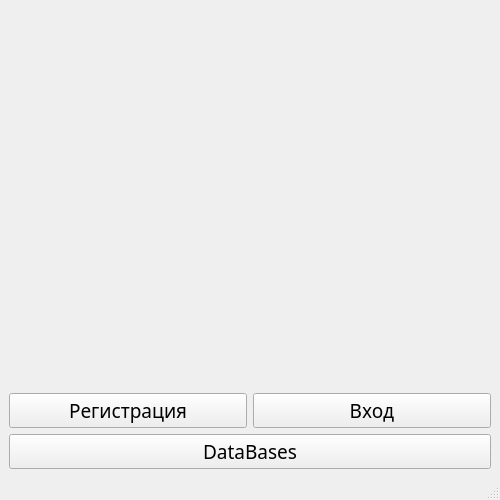
<?xml version="1.0" encoding="UTF-8"?>
<ui version="4.0">
 <class>Auth</class>
 <widget class="QMainWindow" name="Auth">
  <property name="geometry">
   <rect>
    <x>0</x>
    <y>0</y>
    <width>500</width>
    <height>500</height>
   </rect>
  </property>
  <property name="minimumSize">
   <size>
    <width>500</width>
    <height>500</height>
   </size>
  </property>
  <property name="maximumSize">
   <size>
    <width>600</width>
    <height>600</height>
   </size>
  </property>
  <property name="windowTitle">
   <string>Airport</string>
  </property>
  <property name="windowIcon">
   <iconset>
    <normaloff>:/resources/airport_700.jpg</normaloff>:/resources/airport_700.jpg</iconset>
  </property>
  <property name="styleSheet">
   <string notr="true"/>
  </property>
  <widget class="QWidget" name="centralwidget">
   <layout class="QGridLayout" name="gridLayout_2">
    <item row="0" column="0">
     <layout class="QGridLayout" name="gridLayout">
      <item row="1" column="1">
       <widget class="QPushButton" name="pushButton_login">
        <property name="font">
         <font>
          <family>Yandex-UI-Icons-Private</family>
          <pointsize>14</pointsize>
         </font>
        </property>
        <property name="text">
         <string>Вход</string>
        </property>
       </widget>
      </item>
      <item row="1" column="0">
       <widget class="QPushButton" name="pushButton_regist">
        <property name="font">
         <font>
          <family>Yandex-UI-Icons-Private</family>
          <pointsize>14</pointsize>
         </font>
        </property>
        <property name="text">
         <string>Регистрация</string>
        </property>
       </widget>
      </item>
      <item row="2" column="0" colspan="2">
       <widget class="QPushButton" name="pushButton_test">
        <property name="font">
         <font>
          <family>Yandex-UI-Icons-Private</family>
          <pointsize>14</pointsize>
         </font>
        </property>
        <property name="text">
         <string>DataBases</string>
        </property>
       </widget>
      </item>
      <item row="0" column="0" colspan="2">
       <widget class="QLabel" name="label">
        <property name="text">
         <string/>
        </property>
        <property name="pixmap">
         <pixmap resource="image_src.qrc">:/new/prefix1/resources/airport_700.jpg</pixmap>
        </property>
        <property name="scaledContents">
         <bool>true</bool>
        </property>
       </widget>
      </item>
     </layout>
    </item>
   </layout>
  </widget>
  <widget class="QMenuBar" name="menubar">
   <property name="geometry">
    <rect>
     <x>0</x>
     <y>0</y>
     <width>500</width>
     <height>25</height>
    </rect>
   </property>
   <property name="minimumSize">
    <size>
     <width>500</width>
     <height>0</height>
    </size>
   </property>
  </widget>
  <widget class="QStatusBar" name="statusbar"/>
 </widget>
 <resources>
  <include location="image_src.qrc"/>
 </resources>
 <connections/>
</ui>
